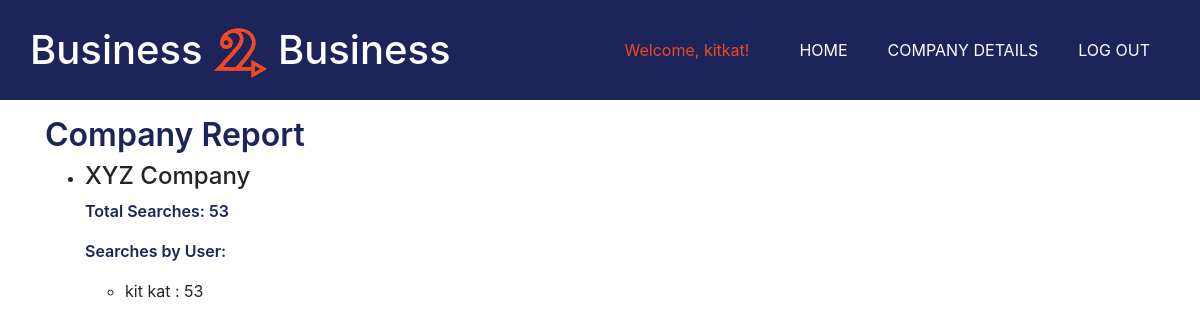
The page /B2B/company_detail/ (signed in) on the database as committed earlier.
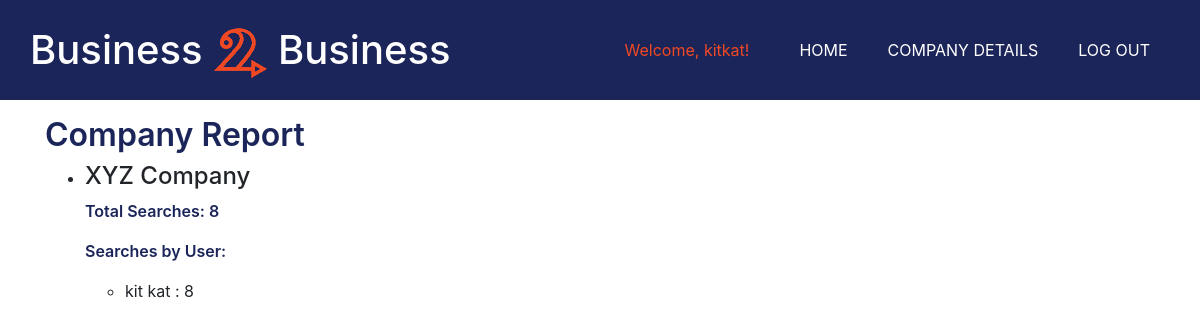
The same page on the database as committed later.
### B2B/models.py (models this page shows, shortened)
class Company(models.Model):
    company_name = models.CharField(max_length=100)
    primary_contact = models.ForeignKey('Person', related_name='+', blank=True, null=True, on_delete=models.SET_NULL)
    wants_tb = models.BooleanField(verbose_name='can search Test Bookstore (for TESTING purposes ONLY)') #NO REAL COMPANY WILL WANT THIS
    wants_kb = models.BooleanField(verbose_name='can search Kobo')
    wants_gb = models.BooleanField(verbose_name='can search Google Books')
    wants_lc = models.BooleanField(verbose_name='can search Livraria Cultura')
    wants_sd = models.BooleanField(verbose_name='can search Scribd')
    wants_ab = models.BooleanField(verbose_name='can search Audiobooks.com')
    def get_total_searches(self):
        total = 0
        for p in self.person_set.all():
            total = total + p.search_count
        return total
    def __str__(self):
        return self.company_name
    class Meta:
        verbose_name_plural = "Companies"

class Person(models.Model):
    user = models.OneToOneField(User, on_delete=models.PROTECT, verbose_name='User Account') #disallow deletion of users; for auditing purposes it's safer to just go into the admin & uncheck "Active" for the user
    company =  models.ForeignKey('Company', on_delete=models.PROTECT) #disallow deletion of companies; for auditing purposes it's safer to just deactivate all users at the company
    phone = models.CharField(max_length=20, blank=True) #20 chars allows international numbers which can be long, nullable because not everyone has a phone number we care about
    search_count = models.IntegerField(default=0)

### B2B/views.py (the view)
# urls.py: path('company_detail/', views.CompanyDetail.as_view(), name='company_detail'), #shows the reporting data for the company according to who is viewing the page
class CompanyDetail(LoginRequiredMixin, generic.ListView):
    model = Company
    template_name = 'company_detail.html'
    paginate_by = 3
    def get_queryset(self):
        u = self.request.user
        if u.is_staff:
            return Company.objects.order_by('company_name')
        elif u.person is not None:
            return Company.objects.filter(company_name=u.person.company).order_by('company_name')
        else: return None

### B2B/templates/company_detail.html
{% extends "base_generic.html" %}
{% block content %}
    <h2>Company Report</h2>
    {% if company_list %}
    <ul>
        {% for c in company_list %}
        <li>
            <h4>{{c.company_name}}</h4>
            <p>Total Searches: {{ c.get_total_searches }}</p>
            {% if c.person_set.all %}
            <p>Searches by User:</p>
            <ul>
                {% for p in c.person_set.all %}
                <li>
                    {{p.user.first_name}} {{p.user.last_name}} : {{p.search_count}}
                </li>
                {% endfor %}
            </ul>
            {% endif %}
        </li>
        {% endfor %}
    </ul>
    {% else %}
    <p>There is no data to display.</p>
    {% endif %}
{% endblock %}

Rows that differ between the two databases and show on the page:
changed Company "XYZ Company": get_total_searches "53" → "8"
changed Person "kit": search_count "53" → "8"
